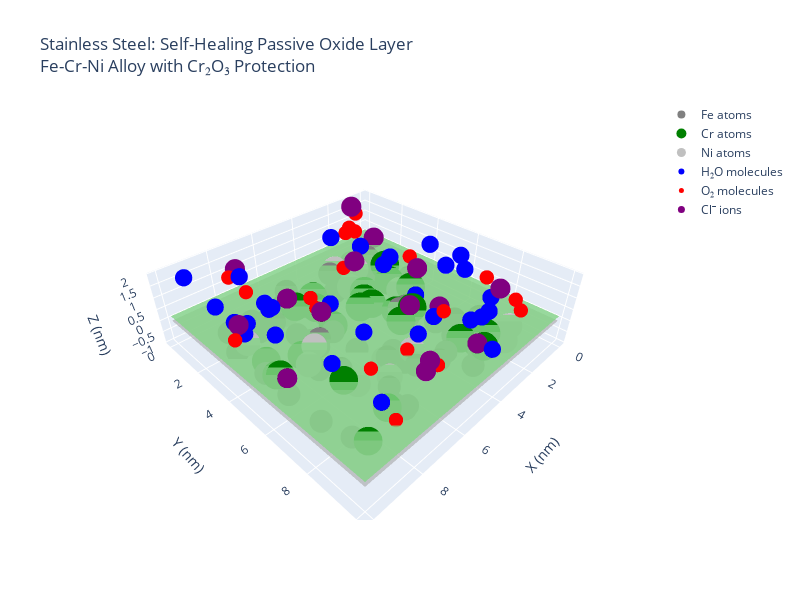
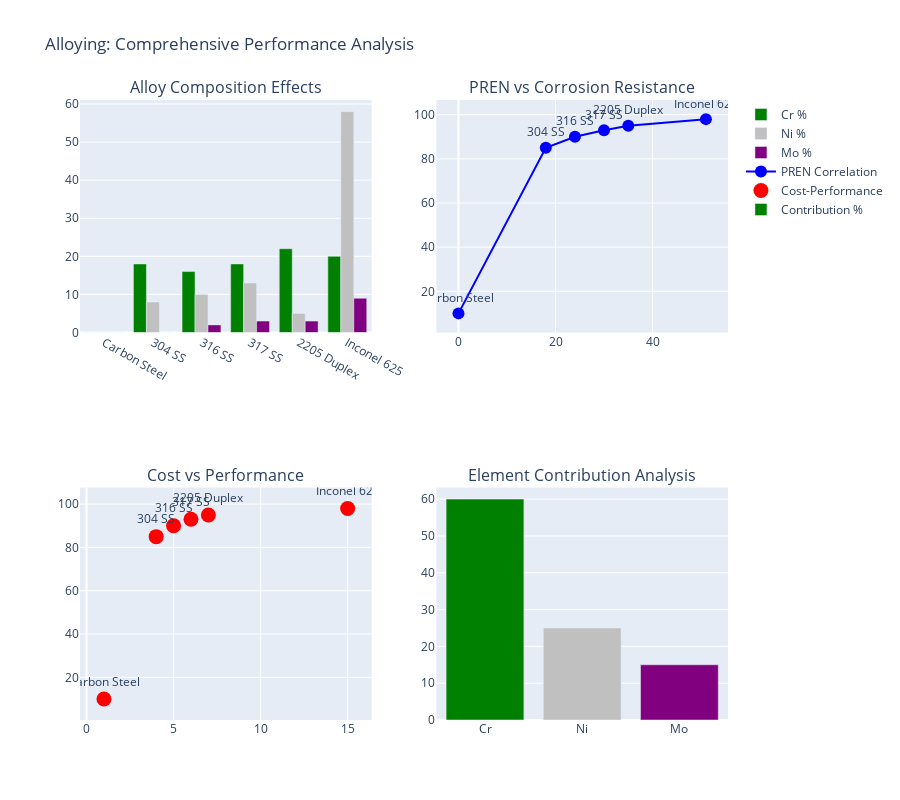
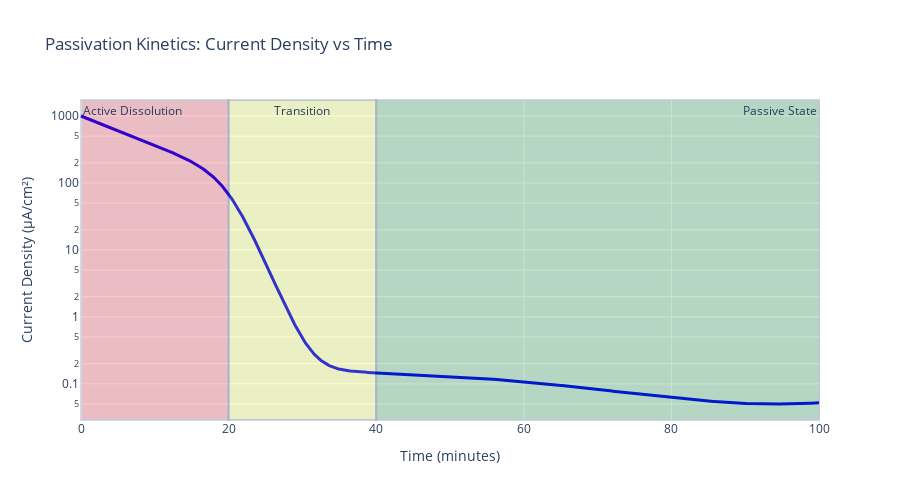

The code cell stored with these charts, in order, in its notebook:
### Code cell
# Cell 3: Alloying and Surface Alloying
import numpy as np
import matplotlib.pyplot as plt
import plotly.graph_objects as go
from plotly.subplots import make_subplots
import pandas as pd

# Alloying 3D Visualization
def create_alloying_3d():
    fig = go.Figure()
    
    # Create stainless steel surface with mixed atoms
    x_surface = np.linspace(0, 10, 20)
    y_surface = np.linspace(0, 10, 20)
    X_surface, Y_surface = np.meshgrid(x_surface, y_surface)
    Z_surface = np.zeros_like(X_surface)
    
    # Add surface
    fig.add_trace(go.Surface(
        x=X_surface, y=Y_surface, z=Z_surface,
        colorscale='greys', name='Alloy Surface',
        showscale=False, opacity=0.6
    ))
    
    # Add passive oxide layer (Cr2O3)
    Z_oxide = np.ones_like(X_surface) * 0.2
    fig.add_trace(go.Surface(
        x=X_surface, y=Y_surface, z=Z_oxide,
        colorscale='greens', name='Cr₂O₃ Passive Layer',
        showscale=False, opacity=0.8
    ))
    
    # Iron atoms in bulk (grey)
    n_fe = 60
    fe_x = np.random.uniform(1, 9, n_fe)
    fe_y = np.random.uniform(1, 9, n_fe)
    fe_z = np.random.uniform(-1, 0, n_fe)
    
    fig.add_trace(go.Scatter3d(
        x=fe_x, y=fe_y, z=fe_z,
        mode='markers',
        marker=dict(size=8, color='grey', symbol='circle'),
        name='Fe atoms'
    ))
    
    # Chromium atoms (green) - higher concentration near surface
    n_cr = 25
    cr_x = np.random.uniform(1, 9, n_cr)
    cr_y = np.random.uniform(1, 9, n_cr)
    cr_z = np.random.uniform(-0.5, 0.3, n_cr)
    
    fig.add_trace(go.Scatter3d(
        x=cr_x, y=cr_y, z=cr_z,
        mode='markers',
        marker=dict(size=10, color='green', symbol='circle'),
        name='Cr atoms'
    ))
    
    # Nickel atoms (silver)
    n_ni = 15
    ni_x = np.random.uniform(1, 9, n_ni)
    ni_y = np.random.uniform(1, 9, n_ni)
    ni_z = np.random.uniform(-0.8, 0.1, n_ni)
    
    fig.add_trace(go.Scatter3d(
        x=ni_x, y=ni_y, z=ni_z,
        mode='markers',
        marker=dict(size=9, color='silver', symbol='circle'),
        name='Ni atoms'
    ))
    
    # Water molecules (blocked by passive layer)
    n_water = 30
    water_x = np.random.uniform(0, 10, n_water)
    water_y = np.random.uniform(0, 10, n_water)
    water_z = np.random.uniform(0.5, 2, n_water)
    
    fig.add_trace(go.Scatter3d(
        x=water_x, y=water_y, z=water_z,
        mode='markers',
        marker=dict(size=6, color='blue', symbol='circle'),
        name='H₂O molecules'
    ))
    
    # Oxygen molecules
    n_oxygen = 20
    oxygen_x = np.random.uniform(0, 10, n_oxygen)
    oxygen_y = np.random.uniform(0, 10, n_oxygen)
    oxygen_z = np.random.uniform(0.3, 1.5, n_oxygen)
    
    fig.add_trace(go.Scatter3d(
        x=oxygen_x, y=oxygen_y, z=oxygen_z,
        mode='markers',
        marker=dict(size=5, color='red', symbol='circle'),
        name='O₂ molecules'
    ))
    
    # Chloride ions (aggressive)
    n_cl = 15
    cl_x = np.random.uniform(0, 10, n_cl)
    cl_y = np.random.uniform(0, 10, n_cl)
    cl_z = np.random.uniform(0.4, 1.8, n_cl)
    
    fig.add_trace(go.Scatter3d(
        x=cl_x, y=cl_y, z=cl_z,
        mode='markers',
        marker=dict(size=7, color='purple', symbol='circle'),
        name='Cl⁻ ions'
    ))
    
    fig.update_layout(
        title='Stainless Steel: Self-Healing Passive Oxide Layer<br>Fe-Cr-Ni Alloy with Cr₂O₃ Protection',
        scene=dict(
            xaxis_title='X (nm)',
            yaxis_title='Y (nm)',
            zaxis_title='Z (nm)',
            camera=dict(eye=dict(x=1.5, y=1.5, z=1.5))
        ),
        width=800, height=600
    )
    
    return fig

# Alloying effectiveness data
alloying_data = {
    'Steel_Type': ['Carbon Steel', '304 SS', '316 SS', '317 SS', '2205 Duplex', 'Inconel 625'],
    'Cr_Content': [0, 18, 16, 18, 22, 20],
    'Ni_Content': [0, 8, 10, 13, 5, 58],
    'Mo_Content': [0, 0, 2, 3, 3, 9],
    'Corrosion_Resistance': [10, 85, 90, 93, 95, 98],  # Relative scale
    'Pitting_Resistance': [5, 75, 85, 90, 95, 98],
    'Cost_Index': [1, 4, 5, 6, 7, 15],  # Relative to carbon steel
    'PREN': [0, 18, 24, 30, 35, 51]  # Pitting Resistance Equivalent Number
}

def plot_alloying_effectiveness():
    df = pd.DataFrame(alloying_data)
    
    fig = make_subplots(
        rows=2, cols=2,
        subplot_titles=('Alloy Composition Effects', 
                       'PREN vs Corrosion Resistance',
                       'Cost vs Performance',
                       'Element Contribution Analysis'),
        specs=[[{"secondary_y": False}, {"secondary_y": False}],
               [{"secondary_y": False}, {"secondary_y": False}]]
    )
    
    # Plot 1: Composition effects
    fig.add_trace(go.Bar(x=df['Steel_Type'], y=df['Cr_Content'], 
                        name='Cr %', marker_color='green'), row=1, col=1)
    fig.add_trace(go.Bar(x=df['Steel_Type'], y=df['Ni_Content'], 
                        name='Ni %', marker_color='silver'), row=1, col=1)
    fig.add_trace(go.Bar(x=df['Steel_Type'], y=df['Mo_Content'], 
                        name='Mo %', marker_color='purple'), row=1, col=1)
    
    # Plot 2: PREN vs Corrosion Resistance
    fig.add_trace(go.Scatter(x=df['PREN'], y=df['Corrosion_Resistance'], 
                            mode='markers+lines+text', text=df['Steel_Type'],
                            textposition="top center",
                            marker=dict(size=12, color='blue'),
                            name='PREN Correlation'), row=1, col=2)
    
    # Plot 3: Cost vs Performance
    fig.add_trace(go.Scatter(x=df['Cost_Index'], y=df['Corrosion_Resistance'], 
                            mode='markers+text', text=df['Steel_Type'],
                            textposition="top center",
                            marker=dict(size=15, color='red'),
                            name='Cost-Performance'), row=2, col=1)
    
    # Plot 4: Element contribution (radar chart data converted to bar)
    elements = ['Cr', 'Ni', 'Mo']
    contribution = [60, 25, 15]  # Relative contribution to corrosion resistance
    fig.add_trace(go.Bar(x=elements, y=contribution, 
                        name='Contribution %', marker_color=['green', 'silver', 'purple']), row=2, col=2)
    
    fig.update_layout(height=800, title_text="Alloying: Comprehensive Performance Analysis")
    return fig

# Passivation mechanism visualization
def plot_passivation_kinetics():
    time = np.linspace(0, 100, 1000)
    
    # Passivation current density over time (Tafel behavior + passivation)
    i_active = 1000 * np.exp(-time/10)  # Active dissolution
    i_passive = 0.1 + 0.05 * np.sin(time/20)  # Passive current with fluctuations
    
    # Transition region
    transition = 1 / (1 + np.exp((time - 20) * 0.5))
    i_total = i_active * transition + i_passive * (1 - transition)
    
    fig = go.Figure()
    
    fig.add_trace(go.Scatter(
        x=time, y=i_total,
        mode='lines',
        name='Current Density',
        line=dict(width=3, color='blue')
    ))
    
    # Add regions
    fig.add_vrect(x0=0, x1=20, fillcolor="red", opacity=0.2, 
                  annotation_text="Active Dissolution", annotation_position="top left")
    fig.add_vrect(x0=20, x1=40, fillcolor="yellow", opacity=0.2, 
                  annotation_text="Transition", annotation_position="top")
    fig.add_vrect(x0=40, x1=100, fillcolor="green", opacity=0.2, 
                  annotation_text="Passive State", annotation_position="top right")
    
    fig.update_layout(
        title='Passivation Kinetics: Current Density vs Time',
        xaxis_title='Time (minutes)',
        yaxis_title='Current Density (μA/cm²)',
        yaxis_type='log',
        height=500
    )
    
    return fig

# Display results
alloying_3d = create_alloying_3d()
alloying_effectiveness = plot_alloying_effectiveness()
passivation_kinetics = plot_passivation_kinetics()

alloying_3d.show()
alloying_effectiveness.show()
passivation_kinetics.show()

### Figure 1 — Plotly figure (JSON) as saved in the notebook; plotly's stock layout.template omitted (floating-point values rounded to 4 significant figures; data arrays with more than 128 entries replaced by an {"elided": "..."} marker saying what was removed)
{"data": [{"colorscale": [[0, "rgb(255,255,255)"], [0.125, "rgb(240,240,240)"], [0.25, "rgb(217,217,217)"], [0.375, "rgb(189,189,189)"], [0.5, "rgb(150,150,150)"], [0.625, "rgb(115,115,115)"], [0.75, "rgb(82,82,82)"], [0.875, "rgb(37,37,37)"], [1, "rgb(0,0,0)"]], "name": "Alloy Surface", "opacity": 0.6, "showscale": false, "type": "surface", "x": {"elided": "20x20 float values"}, "y": {"elided": "20x20 float values"}, "z": {"elided": "20x20 float values"}}, {"colorscale": [[0, "rgb(247,252,245)"], [0.125, "rgb(229,245,224)"], [0.25, "rgb(199,233,192)"], [0.375, "rgb(161,217,155)"], [0.5, "rgb(116,196,118)"], [0.625, "rgb(65,171,93)"], [0.75, "rgb(35,139,69)"], [0.875, "rgb(0,109,44)"], [1, "rgb(0,68,27)"]], "name": "Cr₂O₃ Passive Layer", "opacity": 0.8, "showscale": false, "type": "surface", "x": {"elided": "20x20 float values"}, "y": {"elided": "20x20 float values"}, "z": {"elided": "20x20 float values"}}, {"marker": {"color": "grey", "size": 8, "symbol": "circle"}, "mode": "markers", "name": "Fe atoms", "type": "scatter3d", "x": [3.114, 1.532, 1.112, 5.392, 6.777, 5.162, 5.333, 7.357, 5.244, 4.521, 4.002, 5.164, 6.724, 6.855, 6.729, 8.81, 7.188, 2.696, 6.361, 4.638, 1.463, 8.909, 5.473, 1.632, 8.291, 3.802, 6.177, 7.788, 3.59, 6.375, 3.108, 5.64, 6.586, 5.528, 8.586, 2.426, 1.94, 2.733, 2.575, 1.416, 5.887, 8.934, 7.323, 1.551, 1.481, 4.544, 8.726, 8.875, 3.496, 1.087, 5.73, 2.962, 6.865, 3.145, 7.592, 2.817, 6.43, 7.177, 6.64, 3.481], "y": [8.727, 7.623, 3.75, 7.777, 3.162, 1.715, 3.075, 1.012, 6.904, 8.083, 7.962, 6.537, 8.5, 4.506, 7.8, 2.221, 6.042, 7.323, 1.823, 2.419, 1.612, 6.978, 1.84, 1.627, 1.754, 1.987, 1.703, 2.229, 1.452, 1.278, 5.316, 1.088, 8.473, 5.09, 1.4, 7.131, 1.025, 2.396, 1.15, 1.775, 4.192, 5.417, 2.582, 2.525, 7.795, 7.801, 8.169, 4.081, 5.309, 2.391, 6.781, 6.673, 4.589, 3.591, 5.384, 5.228, 3.566, 1.914, 7.97, 8.797], "z": [-0.3471, -0.2295, -0.3586, -0.1741, -0.6754, -0.8872, -0.5131, -0.8667, -0.8672, -0.289, -0.3113, -0.4039, -0.7246, -0.4274, -0.2422, -0.8762, -0.2832, -0.6563, -0.2021, -0.7646, -0.09807, -0.7739, -0.7294, -0.7819, -0.7539, -0.6753, -0.2728, -0.4969, -0.1083, -0.6831, -0.1061, -0.2148, -0.6939, -0.9827, -0.5598, -0.1411, -0.4129, -0.9599, -0.8189, -0.4401, -0.461, -0.707, -0.1074, -0.9408, -0.7041, -0.5804, -0.6696, -0.6812, -0.0422, -0.1469, -0.2108, -0.2376, -0.0127, -0.7252, -0.5, -0.8113, -0.9124, -0.4265, -0.9479, -0.7442]}, {"marker": {"color": "green", "size": 10, "symbol": "circle"}, "mode": "markers", "name": "Cr atoms", "type": "scatter3d", "x": [1.81, 4.002, 8.666, 4.072, 3.2, 6.228, 5.713, 8.969, 1.993, 2.419, 5.477, 3.326, 5.067, 7.887, 7.643, 3.473, 3.314, 8.888, 3.852, 3.581, 7.462, 2.079, 2.744, 4.405, 8.929], "y": [2.967, 4.342, 3.869, 5.912, 3.127, 2.416, 4.005, 5.12, 4.583, 8.501, 2.753, 8.053, 2.075, 6.935, 4.541, 5.916, 8.987, 8.992, 3.759, 5.218, 8.393, 3.483, 8.421, 4.108, 4.833], "z": [0.2203, -0.03204, -0.3855, 0.0009407, -0.396, -0.02799, -0.3572, -0.003486, -0.07538, -0.05838, -0.2868, -0.03234, -0.2759, 0.2388, -0.3298, 0.2989, 0.137, -0.02175, -0.1513, -0.1373, -0.1949, -0.2121, -0.3935, -0.1095, -0.2346]}, {"marker": {"color": "silver", "size": 9, "symbol": "circle"}, "mode": "markers", "name": "Ni atoms", "type": "scatter3d", "x": [3.179, 3.444, 6.338, 6.444, 5.507, 7.346, 5.085, 2.205, 1.363, 7.814, 7.329, 2.643, 1.885, 8.841, 2.324], "y": [1.305, 2.529, 1.973, 7.551, 6.449, 6.995, 7.315, 4.169, 8.814, 5.115, 4.864, 2.047, 8.995, 3.106, 6.773], "z": [-0.1199, -0.3439, -0.5388, -0.1388, -0.6607, -0.249, 0.02598, -0.305, -0.1439, -0.2871, 0.07513, -0.02284, -0.41, 0.06821, -0.3108]}, {"marker": {"color": "blue", "size": 6, "symbol": "circle"}, "mode": "markers", "name": "H₂O molecules", "type": "scatter3d", "x": [3.716, 9.37, 6.789, 9.168, 1.64, 4.031, 2.31, 2.99, 1.586, 7.687, 0.4041, 4.504, 2.352, 7.963, 9.199, 3.7, 8.9, 2.414, 8.248, 2.945, 0.715, 9.408, 8.971, 5.812, 7.946, 1.489, 8.218, 2.725, 5.976, 7.706], "y": [7.105, 0.3876, 6.724, 1.933, 5.953, 8.772, 0.1441, 5.668, 8.01, 2.682, 6.027, 9.93, 2.062, 6.516, 5.495, 8.954, 3.433, 3.465, 3.993, 8.767, 5.962, 3.559, 3.28, 4.023, 8.604, 5.021, 3.756, 4.073, 8.221, 1.246], "z": [0.6131, 1.742, 1.399, 1.157, 1.358, 1.498, 0.6587, 0.5073, 0.8404, 0.9638, 0.6896, 1.247, 0.9672, 0.7095, 1.937, 1.539, 1.107, 0.6857, 1.702, 1.29, 1.425, 1.489, 0.6314, 0.6759, 0.5255, 1.842, 1.5, 1.401, 1.703, 1.438]}, {"marker": {"color": "red", "size": 5, "symbol": "circle"}, "mode": "markers", "name": "O₂ molecules", "type": "scatter3d", "x": [1.084, 1.663, 6.594, 7.032, 7.982, 5.502, 3.578, 1.215, 3.589, 1.244, 1.859, 1.418, 7.377, 1.202, 1.495, 0.978, 9.721, 5.656, 8.013, 7.352], "y": [0.03516, 4.192, 3.907, 4.755, 0.9584, 7.455, 2.334, 7.51, 7.413, 8.803, 1.225, 9.155, 0.9635, 5.634, 0.2357, 0.3591, 4.004, 8.829, 9.231, 7.594], "z": [0.6806, 1.051, 1.245, 1.448, 1.396, 0.3641, 0.54, 1.306, 0.9323, 0.9542, 1.182, 0.7492, 0.4825, 1.044, 0.6291, 1.457, 1.189, 0.644, 0.3236, 0.7906]}, {"marker": {"color": "purple", "size": 7, "symbol": "circle"}, "mode": "markers", "name": "Cl⁻ ions", "type": "scatter3d", "x": [7.527, 3.77, 3.858, 3.536, 0.6519, 1.047, 6.683, 2.098, 6.342, 1.586, 3.289, 9.423, 5.856, 9.379, 7.321], "y": [0.6956, 8.99, 6.119, 2.924, 1.186, 0.1572, 2.618, 4.947, 8.889, 8.312, 7.007, 6.187, 8.653, 3.739, 5.352], "z": [1.45, 0.5172, 0.6863, 1.07, 0.4386, 1.743, 0.649, 1.002, 0.8701, 1.36, 0.7887, 0.8392, 0.8429, 1.465, 1.753]}], "layout": {"height": 600, "scene": {"camera": {"eye": {"x": 1.5, "y": 1.5, "z": 1.5}}, "xaxis": {"title": {"text": "X (nm)"}}, "yaxis": {"title": {"text": "Y (nm)"}}, "zaxis": {"title": {"text": "Z (nm)"}}}, "title": {"text": "Stainless Steel: Self-Healing Passive Oxide Layer<br>Fe-Cr-Ni Alloy with Cr₂O₃ Protection"}, "width": 800}}

### Figure 2 — Plotly figure (JSON) as saved in the notebook; plotly's stock layout.template omitted (floating-point values rounded to 4 significant figures)
{"data": [{"marker": {"color": "green"}, "name": "Cr %", "type": "bar", "x": ["Carbon Steel", "304 SS", "316 SS", "317 SS", "2205 Duplex", "Inconel 625"], "xaxis": "x", "y": [0, 18, 16, 18, 22, 20], "yaxis": "y"}, {"marker": {"color": "silver"}, "name": "Ni %", "type": "bar", "x": ["Carbon Steel", "304 SS", "316 SS", "317 SS", "2205 Duplex", "Inconel 625"], "xaxis": "x", "y": [0, 8, 10, 13, 5, 58], "yaxis": "y"}, {"marker": {"color": "purple"}, "name": "Mo %", "type": "bar", "x": ["Carbon Steel", "304 SS", "316 SS", "317 SS", "2205 Duplex", "Inconel 625"], "xaxis": "x", "y": [0, 0, 2, 3, 3, 9], "yaxis": "y"}, {"marker": {"color": "blue", "size": 12}, "mode": "markers+lines+text", "name": "PREN Correlation", "text": ["Carbon Steel", "304 SS", "316 SS", "317 SS", "2205 Duplex", "Inconel 625"], "textposition": "top center", "type": "scatter", "x": [0, 18, 24, 30, 35, 51], "xaxis": "x2", "y": [10, 85, 90, 93, 95, 98], "yaxis": "y2"}, {"marker": {"color": "red", "size": 15}, "mode": "markers+text", "name": "Cost-Performance", "text": ["Carbon Steel", "304 SS", "316 SS", "317 SS", "2205 Duplex", "Inconel 625"], "textposition": "top center", "type": "scatter", "x": [1, 4, 5, 6, 7, 15], "xaxis": "x3", "y": [10, 85, 90, 93, 95, 98], "yaxis": "y3"}, {"marker": {"color": ["green", "silver", "purple"]}, "name": "Contribution %", "type": "bar", "x": ["Cr", "Ni", "Mo"], "xaxis": "x4", "y": [60, 25, 15], "yaxis": "y4"}], "layout": {"annotations": [{"font": {"size": 16}, "showarrow": false, "text": "Alloy Composition Effects", "x": 0.225, "xanchor": "center", "xref": "paper", "y": 1, "yanchor": "bottom", "yref": "paper"}, {"font": {"size": 16}, "showarrow": false, "text": "PREN vs Corrosion Resistance", "x": 0.775, "xanchor": "center", "xref": "paper", "y": 1, "yanchor": "bottom", "yref": "paper"}, {"font": {"size": 16}, "showarrow": false, "text": "Cost vs Performance", "x": 0.225, "xanchor": "center", "xref": "paper", "y": 0.375, "yanchor": "bottom", "yref": "paper"}, {"font": {"size": 16}, "showarrow": false, "text": "Element Contribution Analysis", "x": 0.775, "xanchor": "center", "xref": "paper", "y": 0.375, "yanchor": "bottom", "yref": "paper"}], "height": 800, "title": {"text": "Alloying: Comprehensive Performance Analysis"}, "xaxis": {"anchor": "y", "domain": [0, 0.45]}, "xaxis2": {"anchor": "y2", "domain": [0.55, 1]}, "xaxis3": {"anchor": "y3", "domain": [0, 0.45]}, "xaxis4": {"anchor": "y4", "domain": [0.55, 1]}, "yaxis": {"anchor": "x", "domain": [0.625, 1]}, "yaxis2": {"anchor": "x2", "domain": [0.625, 1]}, "yaxis3": {"anchor": "x3", "domain": [0, 0.375]}, "yaxis4": {"anchor": "x4", "domain": [0, 0.375]}}}

### Figure 3 — Plotly figure (JSON) as saved in the notebook; plotly's stock layout.template omitted (floating-point values rounded to 4 significant figures; data arrays with more than 128 entries replaced by an {"elided": "..."} marker saying what was removed)
{"data": [{"line": {"color": "blue", "width": 3}, "mode": "lines", "name": "Current Density", "type": "scatter", "x": {"elided": "1000 float values"}, "y": {"elided": "1000 float values"}}], "layout": {"annotations": [{"showarrow": false, "text": "Active Dissolution", "x": 0, "xanchor": "left", "xref": "x", "y": 1, "yanchor": "top", "yref": "y domain"}, {"showarrow": false, "text": "Transition", "x": 30, "xanchor": "center", "xref": "x", "y": 1, "yanchor": "top", "yref": "y domain"}, {"showarrow": false, "text": "Passive State", "x": 100, "xanchor": "right", "xref": "x", "y": 1, "yanchor": "top", "yref": "y domain"}], "height": 500, "shapes": [{"fillcolor": "red", "opacity": 0.2, "type": "rect", "x0": 0, "x1": 20, "xref": "x", "y0": 0, "y1": 1, "yref": "y domain"}, {"fillcolor": "yellow", "opacity": 0.2, "type": "rect", "x0": 20, "x1": 40, "xref": "x", "y0": 0, "y1": 1, "yref": "y domain"}, {"fillcolor": "green", "opacity": 0.2, "type": "rect", "x0": 40, "x1": 100, "xref": "x", "y0": 0, "y1": 1, "yref": "y domain"}], "title": {"text": "Passivation Kinetics: Current Density vs Time"}, "xaxis": {"title": {"text": "Time (minutes)"}}, "yaxis": {"title": {"text": "Current Density (μA/cm²)"}, "type": "log"}}}
